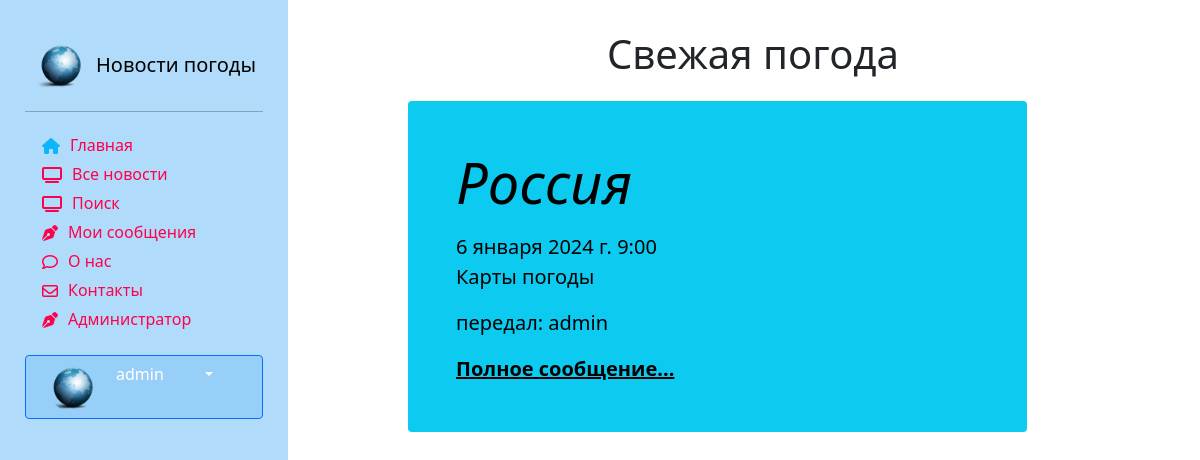
The app's page / (signed in) with its own data.
### users/models.py (models this page shows, shortened)
class Account(models.Model):
    post_choices = (('N/A', 'Not answered'),
                    ('НМтС', 'Начальник метеослужбы'),
                    ('НС', 'Начальник смены'),
                    ('ИС', 'Инженер-синоптик'),
                    ('МН', 'Метеонаблюдатель'))
    user = models.OneToOneField(User, on_delete=models.CASCADE,
                                primary_key=True)
    nickname = models.CharField(max_length=100)
    birthdate = models.DateField(null=True)
    post = models.CharField(choices=post_choices, max_length=20, null=True)
    point = models.CharField(max_length=25, null=True)
    account_image = models.ImageField(default='default.jpg',
                                      upload_to='account_images')
    address = models.CharField(max_length=100, null=True)
    phone = models.CharField(max_length=100, null=True)
    telegram = models.CharField(max_length=100, null=True)
    class Meta:
        ordering = ['user', 'point']
        verbose_name = 'Профиль'
        verbose_name_plural = 'Профили'

### news/models.py (models this page shows, shortened)
class Article(models.Model):
    categories = (('ФП', 'Фактическая погода'),
                  ('ПП', 'Прогноз погоды'),
                  ('ШО', 'Штормовое оповещение'),
                  ('ШП', 'Штормовое предупреждение'),
                  ('КП', 'Карты погоды'))
    author = models.ForeignKey(User, on_delete=models.SET_NULL, null=True, verbose_name='Автор')
    title = models.CharField('Пункт', max_length=50, default='')
    category = models.CharField(choices=categories, max_length=20, verbose_name='Категория сообщения')
    anouncement = models.TextField('Анонс', max_length=250)
    text = models.TextField('Текст сообщения')
    date = models.DateTimeField('Дата наблюдения', auto_created=True)
    tags = models.ManyToManyField(to=Tag, blank=True, verbose_name='Явления')
    slug = models.SlugField()
    def __str__(self):
        return f' {self.title} от: {str(self.date)[:16]}'
    def get_absolute_url(self):
        return f'/news/show/{self.id}'
    class Meta:
        ordering = ['-date', 'title']
        verbose_name = 'Сообщение'
        verbose_name_plural ='Сообщения'

### main/views.py (the view)
# urls.py: path('', views.index, name='demo'),
def index(request):
    articles = Article.objects.prefetch_related('tags').all()
    print(articles)
    for a in articles:
        print(a.title, a.tags.all())
    tag_list = Tag.objects.all().values('title')
    print(tag_list)
    author_list = User.objects.all()
    print(author_list)
    article = Article.objects.all().order_by('-date').first()
    context = {'article': article}
    return render(request, 'main/index.html', context)

### news/models.py (called while the page is built)
    def __str__(self):
        return self.title

### users/templatetags/users_extras.py (called while the page is built)
@register.filter(name="has_group")
def has_group(user,group_name):
    return user.groups.filter(name=group_name).exists()

### main/templates/main/index.html (shortened to what this page needs)
{% extends 'main/base_template.html' %}
{% load static %}
{% load bootstrap5 %}
{% block content %}
    <div class="row">
    <div class="text-center" style="margin-top:30px;">
        <h1>Свежая погода</h1>
    </div>
    <div class="single_news">
        <div class="p-4 p-md-5 text-black rounded bg-info">
            <div class="col-md-6 px-0">
                <h1 class="display-4 fst-italic"> {{ article.title }}</h1>
                <p class="lead my-3">{{ article.date }} {{ article.anouncement }}</p>
                <p class="lead my-3">передал: {{ article.author }} </p>
                <p class="lead mb-0"><a href="{{ article.get_absolute_url }}" class="text-black fw-bold">Полное
                    сообщение...</a></p>
            </div>
        </div>
    </div>
</div>
{% endblock %}

### main/templates/main/sidebar.html (shortened to what this page needs)
{% load bootstrap5 %}
{% load static %}
{% bootstrap_css %}
{% load users_extras %}
<link rel="stylesheet" href="{% static 'main/css/style.css' %}">
<link href="https://cdn.jsdelivr.net/npm/bootstrap@5.0.0/dist/css/bootstrap.min.css" rel="stylesheet" >
<aside>
    <a href="/" class="d-flex align-items-center mb-3 mb-md-0 me-md-auto text-black text-decoration-none">
        <img  src="{% static 'main' %}/img/News_icon.png" width="40" height="50">
        <span class="fs-5 d-none d-lg-block responsive-title"> Новости погоды</span>
    </a>
    <hr>
        <ul class="nav nav-pills flex-column mb-auto">
              <li class="nav-item">
                  <a href="{% url 'home' %}" {% if request.path == 'home' %} class="link-active" aria-current="page" {% endif %}>
                        <i class="fa-solid fa-home menu-icon {% if request.resolver_match.view_name  == 'home' %} link-active {% endif %}" ></i>
                        <div class="d-none d-lg-block"> Главная</div>
                  </a>
              </li>
              <li class="nav-item">
                  <a href="{% url 'news_index' %}" {% if request.path == '/news/all_news' %} class="link-active" aria-current="page" {% endif %}>
                        <i class="fa-solid fa-tv menu-icon {% if request.resolver_match.view_name  == '/news_index/' %} link-active {% endif %}"></i>
                        <div class="d-none d-lg-block"> Все новости</div>
                  </a>
              </li>
              <li class="nav-item">
                  <a href="{% url 'new_article' %}" {% if request.path == '/news/new_article' %} class="link-active" aria-current="page" {% endif %}>
                        <i class="fa-solid fa-tv menu-icon {% if request.resolver_match.view_name  == '/new_article/' %} link-active {% endif %}"></i>
                        <div class="d-none d-lg-block"> Поиск</div>
                  </a>
              </li>
              {% if request.user|has_group:"Authors" %}
              <li>
                <a href="#" {% if request.path  == '/myarticles/' %} class="link-active" aria-current="page" {% endif %}>
                    <i class="fa fa-pen-nib menu-icon"></i>  <div class="d-none d-lg-block"> Мои сообщения</div>
                </a>
              </li>
              {% endif %}
              <li class="nav-item">
                  <a href="{% url 'about' %}" {% if request.path == '/about/' %} class="link-active" aria-current="page" {% endif %}>
                        <i class="fa-sharp fa-regular fa-comment menu-icon {% if request.resolver_match.view_name  == '/about/' %} link-active {% endif %}"></i>
                        <div class="d-none d-lg-block"> О нас </div>
                  </a>
              </li>
              <li class="nav-item">
                  <a href="{% url 'contacts' %}" {% if request.path == '/contacts/' %} class="link-active" aria-current="page" {% endif %}>
                        <i class="fa-regular fa-envelope menu-icon {% if request.resolver_match.view_name  == '/contacts/' %} link-active {% endif %}"></i>
                        <div class="d-none d-lg-block"> Контакты </div>
                  </a>
              </li>
              <li class="nav-item">
                  <a href="/admin/" >
                        <i class="fa fa-pen-nib menu-icon {% if request.resolver_match.view_name  == '/admin/' %} link-active {% endif %}"></i>
                        <div class="d-none d-lg-block"> Администратор </div>
                  </a>
              </li>
       </ul>
    <br>
    {% if request.user.id %}
        <div class="dropdown flex-column mb-auto">
            <button class="btn btn-primary dropdown-toggle col-12" type="button" id="dropdownMenuButton1"
                    data-bs-toggle="dropdown" aria-expanded="false" style="background:#97CFF8;">
                <img src="{{ request.user.account.account_image.url }}" alt="" width="25" height="25"
                     class="rounded-circle me-2">
                <div class="d-none d-lg-block "> {{ request.user.username }}</div>
            </button>
        </div>
    {% endif %}
    <br>
</aside>

### main/static/main/css/style.css (style rules this page uses)
body { #background-color:#1abaff; }
aside { float: left; background: #97CFF8; */ width: 25%; padding: 1%; height: 100vh; color: black; }
a { text-decoration:none; color:black; }
aside img { padding: 0px 10px; width: auto; height: 50px; float: left; border-radius:5%; }
aside { padding: 35px 25px; background: #B1DBFA; width: 75%; }
aside a { color: #FF004C; outline: none; text-decoration: none; padding: 5px 1px; }
aside li { padding: 5px 17px 0; }
body .single_news { margin-top:15px; float: left; width: 90%; }
.link-active { color: #0db5fc; }
.d-lg-block { float: inline-start; white-space:nowrap; border-right: none; overflow-x:auto; }
.menu-icon { float: inline-start; padding: 5px 10px 0 0; border-right: 5px; }
@media (max-width: 1339.98px) { .responsive-title { white-space:normal; } }

### records on screen
Article: title "Россия", date "6 января 2024 г. 9:00", anouncement "Карты погоды", author "admin"

### other values on screen
{{ request.user.username }} "admin"
